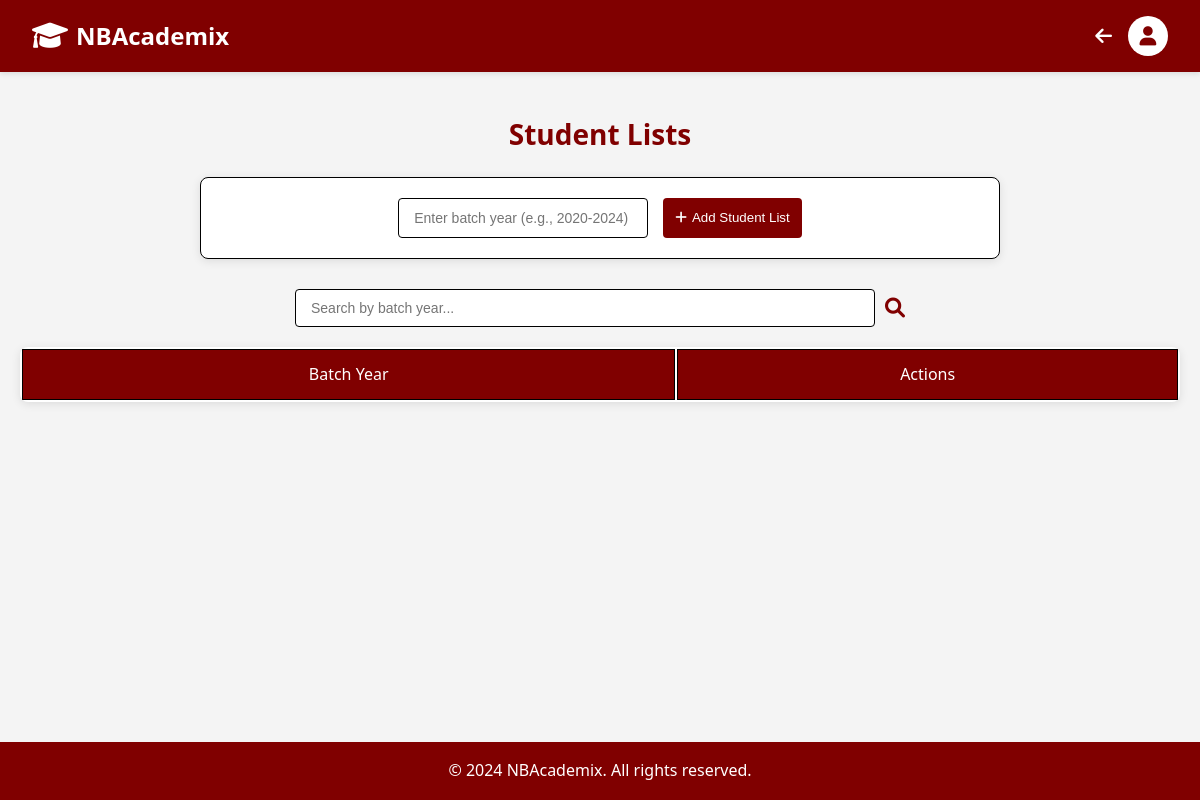
/student-list/ (signed in), run on an earlier commit of the app's database.
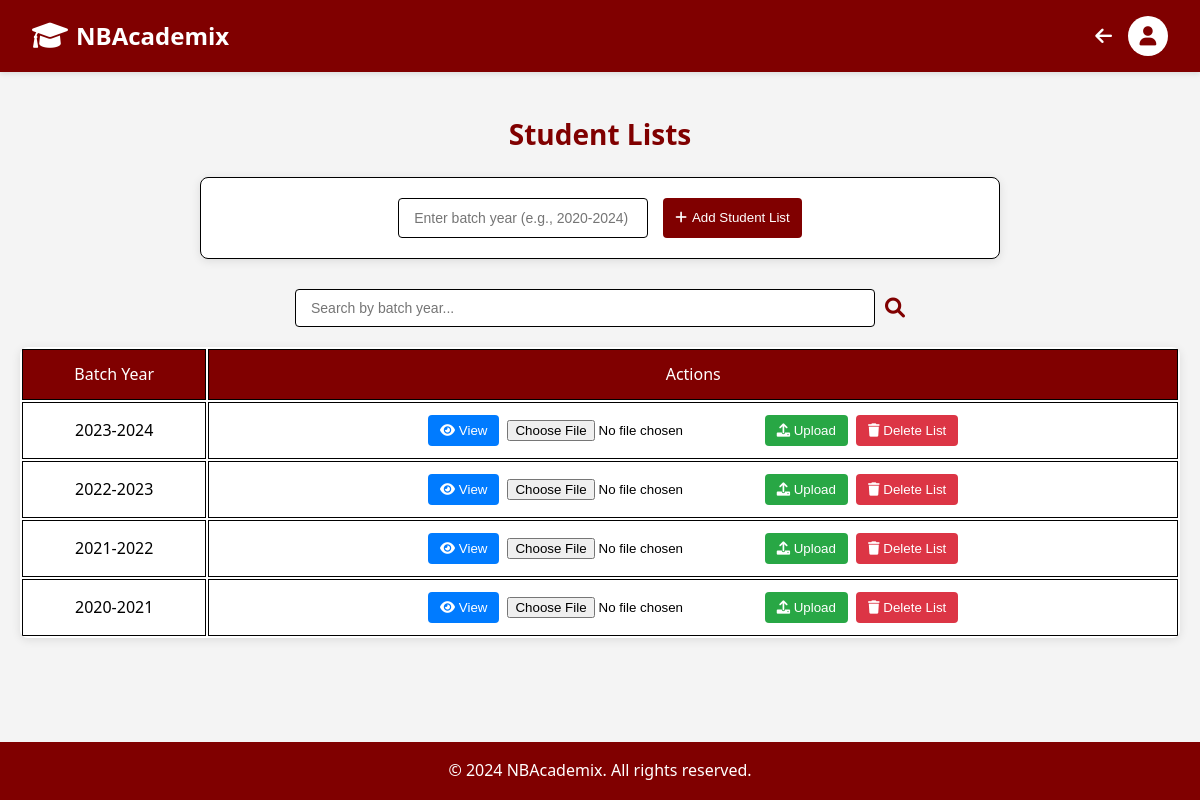
And on a later commit of the database.
### adminpage/models.py (models this page shows, shortened)
class StudentList(models.Model):
    batch_year = models.CharField(max_length=50)  # e.g., 2020-2024
    created_at = models.DateTimeField(auto_now_add=True)

### adminpage/views.py (the view, shortened to what this page needs)
# urls.py: path('student-list/', views.student_list_view, name='student_list'),
@login_required
def student_list_view(request):
    student_lists = StudentList.objects.all().order_by('-created_at')
    context = {
        'student_lists': student_lists,
    }
    return render(request, 'adminpage/student_list.html', context)

### adminpage/templates/adminpage/student_list.html (shortened to what this page needs)
{% extends 'adminpage/base.html' %}
{% block content %}
<div class="student-container">
    <h2>Student Lists</h2>
    <div class="add-student-section">
        <form method="post" action="" class="add-form">
            <div class="form-group">
                <input type="text" name="batch_year" placeholder="Enter batch year (e.g., 2020-2024)" required class="form-input">
                <button type="submit" class="btn add-btn">
                    <i class="fas fa-plus"></i> Add Student List
                </button>
            </div>
        </form>
    </div>
    <div class="search-container">
        <input type="text" id="searchInput" placeholder="Search by batch year..." class="search-input">
        <i class="fas fa-search search-icon"></i>
    </div>
    <div class="table-responsive">
        <table class="student-table">
            <thead>
                <tr>
                    <th>Batch Year</th>
                    <th>Actions</th>
                </tr>
            </thead>
            <tbody id="studentTableBody">
                {% for student_list in student_lists %}
                    <tr class="student-row">
                        <td>{{ student_list.batch_year }}</td>
                        <td class="action-buttons">
                            <button type="button" class="btn view-btn" onclick="openModal('modal-{{ student_list.id }}')">
                                <i class="fas fa-eye"></i> View
                            </button>
                            <form method="post" action="{% url 'upload_student_file' student_list.id %}" enctype="multipart/form-data" class="upload-form">
                                <input type="file" name="document" accept=".pdf,.doc,.docx,.xls,.xlsx" class="file-input" required>
                                <button type="submit" class="btn upload-btn">
                                    <i class="fas fa-upload"></i> Upload
                                </button>
                            </form>
                            <form method="post" action="{% url 'delete_student_list' student_list.id %}" class="delete-form" onsubmit="return confirm('Are you sure you want to delete this entire record?');">
                                <button type="submit" class="btn delete-btn">
                                    <i class="fas fa-trash"></i> Delete List
                                </button>
                            </form>
                        </td>
                    </tr>
                {% endfor %}
            </tbody>
        </table>
    </div>
</div>
{% endblock %}

### adminpage/templates/adminpage/base.html (shortened to what this page needs)
<!DOCTYPE html>
<html lang="en">
<head>
    <link rel="stylesheet" href="https://cdnjs.cloudflare.com/ajax/libs/font-awesome/6.0.0-beta3/css/all.min.css">
</head>
<body>
    <nav class="navbar">
        <a href="{% url 'homepage' %}" class="navbar-brand">
            <i class="fas fa-graduation-cap"></i>
            NBAcademix
        </a>
        <div class="navbar-right">
            {% if user.is_authenticated %}
            {% if request.resolver_match.url_name != 'homepage' %}
            <a href="{% url 'homepage' %}" class="back-arrow">
                <i class="fas fa-arrow-left"></i>
            </a>
            {% endif %}
            {% if request.resolver_match.url_name != 'landing_page' and request.resolver_match.url_name != 'signup' and request.resolver_match.url_name != 'profile' %}
                <div class="user-menu" id="userMenu">
                    <div class="user-icon" onclick="toggleDropdown()">
                        <i class="fas fa-user"></i>
                    </div>
                </div>
                {% endif %}
            {% endif %}
        </div>
    </nav>
    <div class="container">
        {% block content %}
        {% endblock %}
    </div>
    <footer class="footer">
        <p>&copy; 2024 NBAcademix. All rights reserved.</p>
    </footer>
</body>
</html>

### adminpage/templates/adminpage/base.html (style rules this page uses)
* { margin: 0; padding: 0; box-sizing: border-box; }
body { font-family: 'Segoe UI', Tahoma, Geneva, Verdana, sans-serif; background-color: #f4f4f4; line-height: 1.6; min-height: 100vh; display: flex; flex-direction: column; }
.navbar { background-color: #800000; padding: 1rem 2rem; box-shadow: 0 2px 5px rgba(0,0,0,0.1); display: flex; justify-content: space-between; align-items: center; position: sticky; top: 0; z-index: 1000; }
.navbar-brand { color: white; font-size: 1.5rem; font-weight: bold; text-decoration: none; transition: transform 0.3s ease; display: flex; align-items: center; gap: 0.5rem; }
.navbar-brand i { font-size: 1.8rem; }
.navbar-right { display: flex; align-items: center; gap: 1rem; }
.back-arrow { display: inline-flex; align-items: center; text-decoration: none; color: white; font-size: 1rem; gap: 0.5rem; transition: color 0.3s ease; }
.back-arrow i { font-size: 1.2rem; }
.user-menu { position: relative; display: flex; align-items: center; gap: 0.5rem; }
.user-icon { width: 40px; height: 40px; background-color: white; border-radius: 50%; display: flex; align-items: center; justify-content: center; color: #800000; font-size: 1.2rem; cursor: pointer; transition: all 0.3s ease; }
.footer { margin-top: auto; background-color: #800000; color: white; padding: 1rem; text-align: center; }

### adminpage/templates/adminpage/student_list.html (style rules this page uses)
.student-container { padding: 40px 20px; max-width: 1200px; margin: 0 auto; }
h2 { color: #800000; margin-bottom: 20px; text-align: center; font-size: 28px; }
.add-student-section { background: #ffffff; padding: 20px; border-radius: 8px; box-shadow: 0 2px 10px rgba(0, 0, 0, 0.1); margin-bottom: 30px; border: 1px solid black; width: 50rem; max-width: 90%; margin-left: auto; margin-right: auto; }
.form-group { display: flex; gap: 15px; flex-wrap: wrap; justify-content: center; align-items: center; }
.form-input { padding: 10px 15px; border: 1px solid black; border-radius: 4px; font-size: 14px; width: 250px; margin-bottom: 0; height: 40px; transition: border-color 0.3s; }
.add-btn { padding: 10px 20px; background-color: #800000; color: white; border-radius: 4px; border: none; cursor: pointer; transition: background-color 0.3s; height: 40px; line-height: 20px; display: flex; align-items: center; gap: 5px; }
.search-container { display: flex; justify-content: center; align-items: center; margin-bottom: 20px; gap: 10px; }
.search-input { width: 50%; padding: 10px 15px; border: 1px solid black; border-radius: 4px; font-size: 14px; }
.search-icon { font-size: 20px; color: #800000; cursor: pointer; }
.table-responsive { margin-bottom: 20px; background: white; border-radius: 8px; box-shadow: 0 2px 10px rgba(0, 0, 0, 0.1); overflow-x: auto; }
.student-table { width: 100%; }
.student-table th, .student-table td { padding: 12px; text-align: center; border: 1px solid black; vertical-align: middle; }
.student-table th { background-color: #800000; color: white; font-weight: 500; }
.btn { border: none; padding: 8px 12px; border-radius: 4px; cursor: pointer; transition: background-color 0.3s ease; }
.action-buttons { display: flex; flex-wrap: wrap; justify-content: center; gap: 8px; padding: 4px; min-height: 40px; align-items: center; }
.view-btn { background-color: #007bff; color: white; }
.upload-btn { background-color: #28a745; color: white; }
.delete-btn { background-color: #dc3545; color: white; }

What changed in the data, as far as the page shows it:
added StudentList: batch_year "2023-2024"
added StudentList: batch_year "2022-2023"
added StudentList: batch_year "2021-2022"
added StudentList: batch_year "2020-2021"
